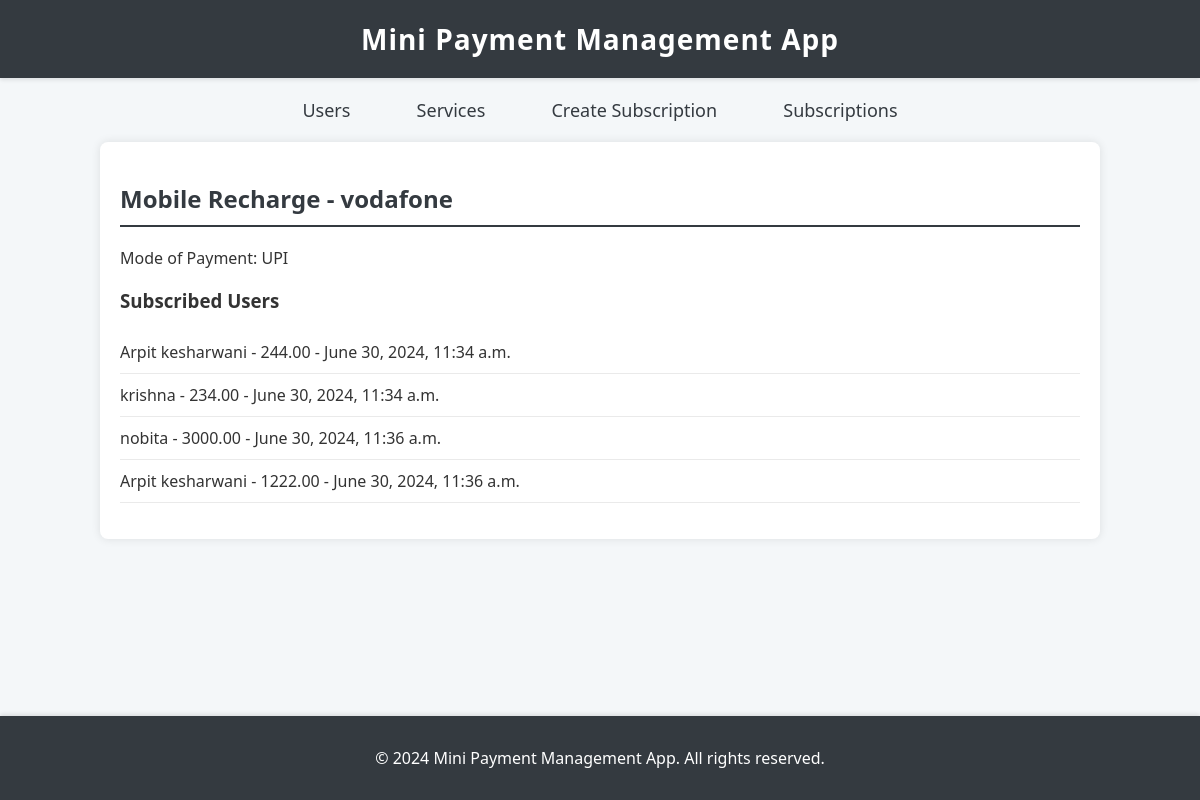
Screenshot of /services/MR/ with the database file from the repository.
### subscriptions/models.py (models this page shows, shortened)
class Service(models.Model):
    SERVICE_CHOICES = [
        ('MR', 'Mobile Recharge'),
        ('DR', 'DTH Recharge'),
        ('IP', 'Insurance Payment'),
    ]
    PAYMENT_CHOICES = [
        ('UPI', 'UPI'),
        ('IB', 'Internet Banking'),
        ('CP', 'Card Payment'),
    ]
    type = models.CharField(max_length=2, choices=SERVICE_CHOICES, unique=True)
    mode_of_payment = models.CharField(max_length=3, choices=PAYMENT_CHOICES)
    company = models.CharField(max_length=100)

class Subscription(models.Model):
    user = models.ForeignKey(ServiceUser, on_delete=models.CASCADE)
    service = models.ForeignKey(Service, on_delete=models.CASCADE)
    amount = models.DecimalField(max_digits=10, decimal_places=2)
    date_created = models.DateTimeField(auto_now_add=True)
    transaction_id = models.CharField(max_length=20, unique=True)

class ServiceUser(models.Model):
    GENDER_CHOICES = [
        ('M', 'Male'),
        ('F', 'Female'),
        ('O', 'Other'),
    ]
    name = models.CharField(max_length=100)
    email = models.EmailField(unique=True)
    age = models.PositiveIntegerField()
    gender = models.CharField(max_length=1, choices=GENDER_CHOICES)
    def __str__(self):
        return self.name

### subscriptions/views.py (the view)
# urls.py: path('services/<str:type>/', ServiceDetailView.as_view(), name='service_detail'),
class ServiceDetailView(DetailView):
    model = Service
    template_name = 'subscriptions/service_detail.html'
    context_object_name = 'service'
    slug_field = 'type'
    slug_url_kwarg = 'type'
    def get_object(self):
        return get_object_or_404(Service, type=self.kwargs['type'])
    def get_context_data(self, **kwargs):
        context = super().get_context_data(**kwargs)
        service = self.get_object()
        subscriptions = service.subscription_set.all()
        for subscription in subscriptions:
            print(subscription.date_created)  # Debug print statement
        context['subscriptions'] = subscriptions
        return context

### subscriptions/templates/subscriptions/service_detail.html
{% extends 'base.html' %} {% block content %}
<h2>{{ service.get_type_display }} - {{ service.company }}</h2>
<p>Mode of Payment: {{ service.get_mode_of_payment_display }}</p>
<h3>Subscribed Users</h3>
<ul>
  {% for subscription in service.subscription_set.all %}
  <li>
    {{ subscription.user }} - {{subscription.amount}} -
    {{subscription.date_created }}
  </li>
  {% endfor %}
</ul>
{% endblock %}

### subscriptions/templates/base.html (style rules this page uses)
body { font-family: 'Segoe UI', Tahoma, Geneva, Verdana, sans-serif; background-color: #f4f7f9; margin: 0; padding: 0; color: #333; }
h2 { color: #343a40; border-bottom: 2px solid #343a40; padding-bottom: 10px; }
ul { list-style-type: none; padding: 0; }
ul li { padding: 10px 0; border-bottom: 1px solid #eaeaea; }

### rows the page displays
Service: type "Mobile Recharge", company "vodafone", mode_of_payment "UPI"
Subscription: user "Arpit kesharwani", amount "244.00", date_created "June 30, 2024, 11:34 a.m."
Subscription: user "krishna", amount "234.00", date_created "June 30, 2024, 11:34 a.m."
Subscription: user "nobita", amount "3000.00", date_created "June 30, 2024, 11:36 a.m."
Subscription: user "Arpit kesharwani", amount "1222.00", date_created "June 30, 2024, 11:36 a.m."
